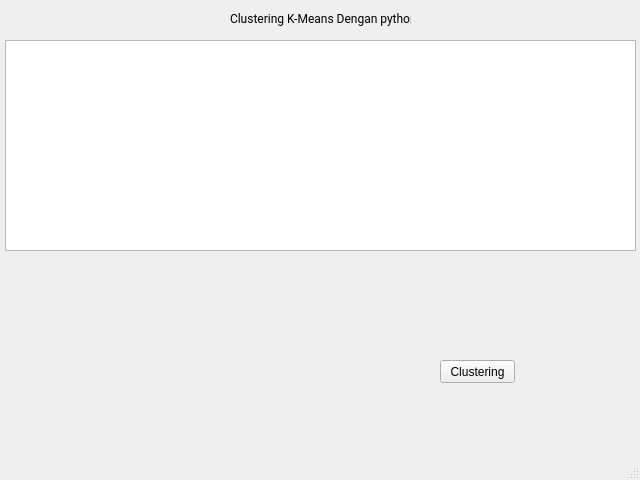
<?xml version="1.0" encoding="UTF-8"?>
<ui version="4.0">
 <class>MainWindow</class>
 <widget class="QMainWindow" name="MainWindow">
  <property name="geometry">
   <rect>
    <x>0</x>
    <y>0</y>
    <width>640</width>
    <height>480</height>
   </rect>
  </property>
  <property name="windowTitle">
   <string>MainWindow</string>
  </property>
  <widget class="QWidget" name="centralwidget">
   <widget class="QTableView" name="tableView">
    <property name="geometry">
     <rect>
      <x>5</x>
      <y>40</y>
      <width>631</width>
      <height>211</height>
     </rect>
    </property>
    <property name="cursor" stdset="0">
     <cursorShape>ArrowCursor</cursorShape>
    </property>
   </widget>
   <widget class="QPushButton" name="pushButton">
    <property name="geometry">
     <rect>
      <x>440</x>
      <y>360</y>
      <width>75</width>
      <height>23</height>
     </rect>
    </property>
    <property name="text">
     <string>Clustering</string>
    </property>
   </widget>
   <widget class="QLabel" name="label">
    <property name="geometry">
     <rect>
      <x>230</x>
      <y>10</y>
      <width>181</width>
      <height>16</height>
     </rect>
    </property>
    <property name="font">
     <font>
      <family>Roboto</family>
     </font>
    </property>
    <property name="cursor">
     <cursorShape>SizeVerCursor</cursorShape>
    </property>
    <property name="layoutDirection">
     <enum>Qt::LeftToRight</enum>
    </property>
    <property name="autoFillBackground">
     <bool>false</bool>
    </property>
    <property name="text">
     <string>Clustering K-Means Dengan python</string>
    </property>
   </widget>
  </widget>
  <widget class="QMenuBar" name="menubar">
   <property name="geometry">
    <rect>
     <x>0</x>
     <y>0</y>
     <width>640</width>
     <height>21</height>
    </rect>
   </property>
  </widget>
  <widget class="QStatusBar" name="statusbar"/>
 </widget>
 <resources/>
 <connections/>
</ui>
